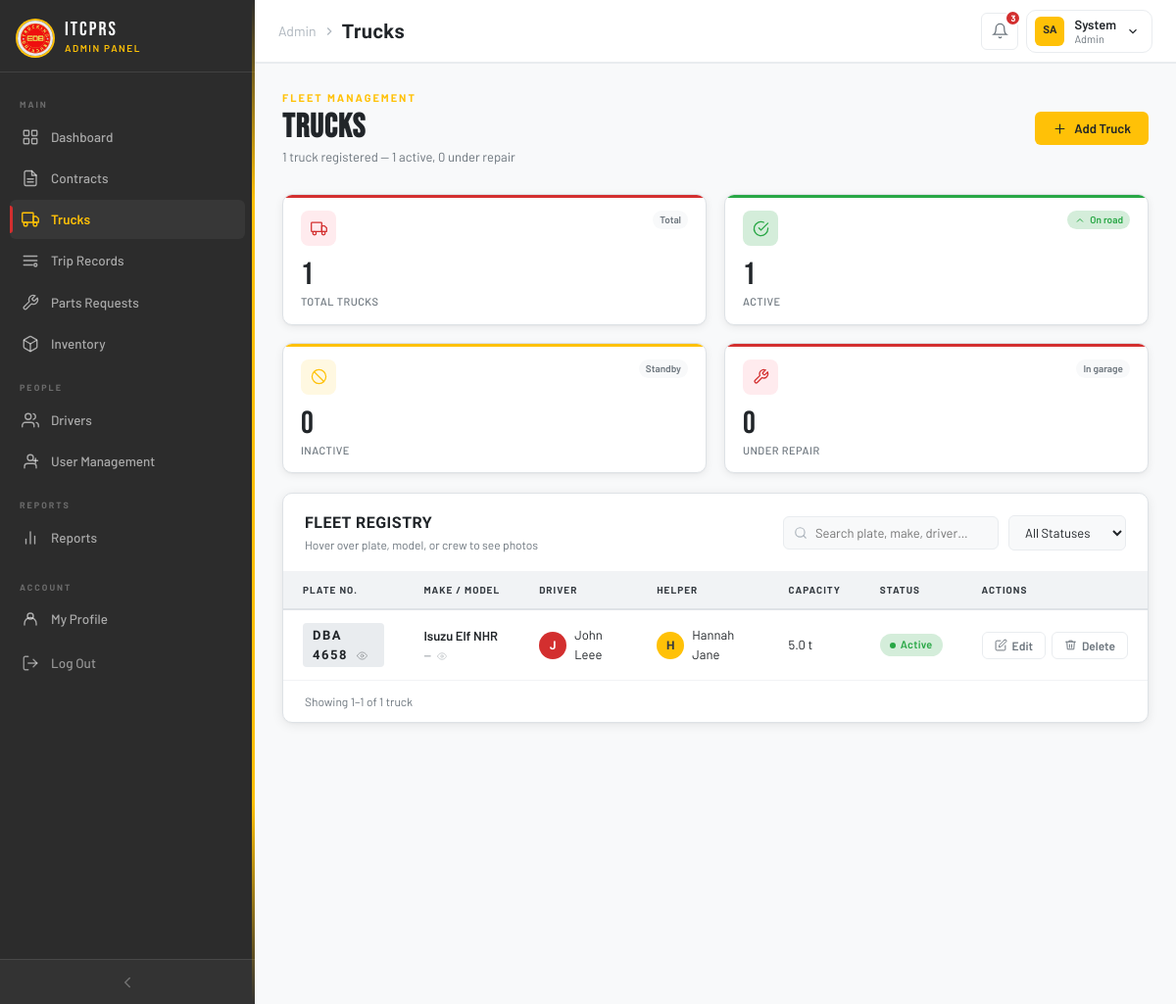
The app's page /ITCPRS/modules/trucks/trucks.php (signed in) with its own data.
### tables this page shows
CREATE TABLE `trucks` (
  `id` int UNSIGNED NOT NULL,
  `plate_number` varchar(20) NOT NULL COMMENT 'Stored uppercase, unique',
  `make` varchar(80) NOT NULL COMMENT 'e.g. Isuzu, Hino, Fuso',
  `model` varchar(80) NOT NULL COMMENT 'e.g. Elf NHR, 500 Series',
  `year` smallint DEFAULT NULL,
  `color` varchar(40) DEFAULT NULL,
  `chassis_number` varchar(50) DEFAULT NULL COMMENT 'Used by garage custodian for parts tracking',
  `engine_number` varchar(50) DEFAULT NULL,
  `capacity_tons` decimal(6,2) DEFAULT NULL COMMENT 'Payload in metric tons',
  `status` enum('active','inactive','repair') NOT NULL DEFAULT 'active',
  `notes` text,
  `photo_plate` varchar(260) DEFAULT NULL COMMENT 'Filename of plate number photo — stored in /assets/uploads/trucks/',
  `photo_truck` varchar(260) DEFAULT NULL COMMENT 'Filename of truck photo — stored in /assets/uploads/trucks/',
  `created_at` datetime NOT NULL DEFAULT CURRENT_TIMESTAMP,
  `updated_at` datetime NOT NULL DEFAULT CURRENT_TIMESTAMP ON UPDATE CURRENT_TIMESTAMP
);

### ITCPRS/includes/auth.php (called while the page is built, shortened)
<?php
function current_role(): ?string {
    return $_SESSION['user']['role'] ?? null;
}
function has_role(string|array $roles): bool {
    $allowed = is_array($roles) ? $roles : [$roles];
    return in_array(current_role(), $allowed, true);
}
function is_admin(): bool {
    return current_role() === 'admin';
}

### ITCPRS/modules/trucks/trucks.php (the view, shortened to what this page needs)
<?php
require_once __DIR__ . '/../../includes/auth.php';
function e(mixed $v): string {
  return htmlspecialchars((string) ($v ?? ''), ENT_QUOTES, 'UTF-8');
}
function truck_img_url(?string $filename): string {
  return '/assets/uploads/trucks/' . rawurlencode($filename);
}
function driver_img_url(?string $filename): string {
  if (!$filename) return '';
  return '/assets/uploads/drivers/' . rawurlencode($filename);
}
$trucks = [];
$result = mysqli_query($conn,
  "SELECT t.id, t.plate_number, t.make, t.model, t.year, t.color,
          t.chassis_number, t.engine_number, t.capacity_tons,
          t.status, t.notes,
          t.photo_plate, t.photo_truck,
          MAX(CASE WHEN td.position = 'driver' THEN td.user_id   END) AS driver_id,
          MAX(CASE WHEN td.position = 'driver' THEN u1.full_name END) AS driver_name,
          MAX(CASE WHEN td.position = 'driver' THEN u1.photo     END) AS driver_photo,
          MAX(CASE WHEN td.position = 'helper' THEN td.user_id   END) AS helper_id,
          MAX(CASE WHEN td.position = 'helper' THEN u2.full_name END) AS helper_name,
          MAX(CASE WHEN td.position = 'helper' THEN u2.photo     END) AS helper_photo
   FROM trucks t
   LEFT JOIN truck_drivers td ON td.truck_id = t.id
   LEFT JOIN users u1 ON u1.id = td.user_id AND td.position = 'driver'
   LEFT JOIN users u2 ON u2.id = td.user_id AND td.position = 'helper'
   GROUP BY t.id
   ORDER BY t.created_at DESC"
);
if ($result) {
  while ($row = mysqli_fetch_assoc($result)) $trucks[] = $row;
}
$stat_total    = count($trucks);
$stat_active   = count(array_filter($trucks, fn($t) => $t['status'] === 'active'));
$stat_inactive = count(array_filter($trucks, fn($t) => $t['status'] === 'inactive'));
$stat_repair   = count(array_filter($trucks, fn($t) => $t['status'] === 'repair'));
$per_page     = 10;
$current_page = max(1, (int) ($_GET['page'] ?? 1));
$total_pages  = max(1, (int) ceil($stat_total / $per_page));
$current_page = min($current_page, $total_pages);
$offset       = ($current_page - 1) * $per_page;
$paged_trucks = array_slice($trucks, $offset, $per_page);
$can_manage   = has_role(['admin', 'secretary']);
require_once __DIR__ . '/../../includes/admin_nav.php';
?>
<link rel="stylesheet" href="/assets/css/trucks.css" />
<div class="page-header">
  <div class="page-header-left">
    <div class="page-header-eyebrow">Fleet Management</div>
    <h1>Trucks</h1>
    <div class="page-header-sub">
      <?php echo $stat_total; ?> truck<?php echo $stat_total !== 1 ? 's' : ''; ?> registered &mdash;
      <?php echo $stat_active; ?> active, <?php echo $stat_repair; ?> under repair
    </div>
  </div>
  <?php if ($can_manage): ?>
  <div class="page-header-actions">
    <button class="btn btn-gold" id="addTruckBtn" type="button">
      <svg viewBox="0 0 24 24" fill="none" stroke="currentColor" stroke-width="1.8" stroke-linecap="round">
        <line x1="12" y1="5" x2="12" y2="19"/><line x1="5" y1="12" x2="19" y2="12"/>
      </svg>
      Add Truck
    </button>
  </div>
  <?php endif; ?>
</div>
<div class="stats-grid">
  <div class="stat-card stat-navy">
    <div class="stat-header">
      <div class="stat-icon navy">
        <svg viewBox="0 0 24 24" fill="none" stroke="currentColor" stroke-width="1.8" stroke-linecap="round" stroke-linejoin="round">
          <rect x="1" y="3" width="15" height="13" rx="1"/>
          <polygon points="16,8 20,8 23,11 23,16 16,16 16,8"/>
          <circle cx="5.5" cy="18.5" r="2.5"/><circle cx="18.5" cy="18.5" r="2.5"/>
        </svg>
      </div>
      <div class="stat-trend flat">Total</div>
    </div>
    <div class="stat-value"><?php echo $stat_total; ?></div>
    <div class="stat-label">Total Trucks</div>
  </div>
  <div class="stat-card stat-green">
    <div class="stat-header">
      <div class="stat-icon green">
        <svg viewBox="0 0 24 24" fill="none" stroke="currentColor" stroke-width="1.8" stroke-linecap="round">
          <path d="M22 11.08V12a10 10 0 1 1-5.93-9.14"/><polyline points="22,4 12,14.01 9,11.01"/>
        </svg>
      </div>
      <div class="stat-trend <?php echo $stat_active > 0 ? 'up' : 'flat'; ?>">
        <?php if ($stat_active > 0): ?><svg viewBox="0 0 24 24" fill="none" stroke="currentColor" stroke-width="2"><polyline points="18,15 12,9 6,15"/></svg><?php endif; ?>
        On road
      </div>
    </div>
    <div class="stat-value"><?php echo $stat_active; ?></div>
    <div class="stat-label">Active</div>
  </div>
  <div class="stat-card stat-gold">
    <div class="stat-header">
      <div class="stat-icon gold">
        <svg viewBox="0 0 24 24" fill="none" stroke="currentColor" stroke-width="1.8" stroke-linecap="round">
          <circle cx="12" cy="12" r="10"/><line x1="4.93" y1="4.93" x2="19.07" y2="19.07"/>
        </svg>
      </div>
      <div class="stat-trend flat">Standby</div>
    </div>
    <div class="stat-value"><?php echo $stat_inactive; ?></div>
    <div class="stat-label">Inactive</div>
  </div>
  <div class="stat-card stat-red">
    <div class="stat-header">
      <div class="stat-icon red">
        <svg viewBox="0 0 24 24" fill="none" stroke="currentColor" stroke-width="1.8" stroke-linecap="round">
          <path d="M14.7 6.3a1 1 0 0 0 0 1.4l1.6 1.6a1 1 0 0 0 1.4 0l3.77-3.77a6 6 0 0 1-7.94 7.94l-6.91 6.91a2.12 2.12 0 0 1-3-3l6.91-6.91a6 6 0 0 1 7.94-7.94l-3.76 3.76z"/>
        </svg>
      </div>
      <div class="stat-trend <?php echo $stat_repair > 0 ? 'down' : 'flat'; ?>">
        In garage
      </div>
    </div>
    <div class="stat-value"><?php echo $stat_repair; ?></div>
    <div class="stat-label">Under Repair</div>
  </div>
</div>
<div class="card">
  <div class="card-head">
    <div>
      <h2>Fleet Registry</h2>
      <div class="card-head-sub">Hover over plate, model, or crew to see photos</div>
    </div>
    <div class="trucks-toolbar">
      <div class="search-box">
        <input type="text" id="truckSearch" placeholder="Search plate, make, driver…" autocomplete="off" />
      </div>
      <select class="filter-select" id="statusFilter">
        <option value="">All Statuses</option>
      </select>
    </div>
  </div>
  <div class="card-body">
    <table class="data-table trucks-table">
      <thead>
        <tr>
          <th>Plate No.</th>
          <th>Make / Model</th>
          <th>Driver</th>
          <th>Helper</th>
          <th>Capacity</th>
          <th>Status</th>
          <?php if ($can_manage): ?><th>Actions</th><?php endif; ?>
        </tr>
      </thead>
      <tbody id="trucksTableBody">
        <?php if (empty($paged_trucks)): ?>
        <tr>
          <td colspan="<?php echo $can_manage ? 7 : 6; ?>" class="trucks-empty-cell">
            <div class="trucks-empty">
              <svg viewBox="0 0 24 24" fill="none" stroke="currentColor" stroke-linecap="round">
                <rect x="1" y="3" width="15" height="13" rx="1"/>
                <polygon points="16,8 20,8 23,11 23,16 16,16 16,8"/>
                <circle cx="5.5" cy="18.5" r="2.5"/><circle cx="18.5" cy="18.5" r="2.5"/>
              </svg>
              <p>No trucks registered yet. Click <strong>Add Truck</strong> to get started.</p>
            </div>
          </td>
        </tr>
        <?php else: foreach ($paged_trucks as $t):
          $plate_url         = truck_img_url($t['photo_plate']);
          $truck_url         = truck_img_url($t['photo_truck']);
          $driver_photo_url  = driver_img_url($t['driver_photo'] ?? null);
          $helper_photo_url  = driver_img_url($t['helper_photo'] ?? null);
        ?>
        <tr data-row
            data-plate="<?php echo e($t['plate_number']); ?>"
            data-make="<?php echo e($t['make']); ?>"
            data-model="<?php echo e($t['model']); ?>"
            data-status="<?php echo e($t['status']); ?>"
            data-driver="<?php echo e($t['driver_name'] ?? ''); ?>"
            data-helper="<?php echo e($t['helper_name'] ?? ''); ?>">
          <td data-label="Plate No.">
            <span class="plate-badge peek-trigger"
                  data-peek-type="plate"
                  data-peek-img="<?php echo e($plate_url); ?>"
                  data-peek-label="<?php echo e($t['plate_number']); ?>">
              <?php echo e($t['plate_number']); ?>
              <?php if ($plate_url): ?>
              <svg class="peek-icon" viewBox="0 0 24 24" fill="none" stroke="currentColor" stroke-width="2" stroke-linecap="round" width="11" height="11">
                <path d="M1 12s4-8 11-8 11 8 11 8-4 8-11 8-11-8-11-8z"/><circle cx="12" cy="12" r="3"/>
              </svg>
              <?php endif; ?>
            </span>
          </td>
          <td data-label="Make / Model">
            <span class="peek-trigger truck-nameplate"
                  data-peek-type="truck"
                  data-peek-img="<?php echo e($truck_url); ?>"
                  data-peek-label="<?php echo e($t['make'] . ' ' . $t['model']); ?>"
                  data-peek-sub="<?php echo e($t['year'] ? $t['year'] . ($t['color'] ? ' · ' . $t['color'] : '') : ($t['color'] ?? '')); ?>">
              <span class="truck-make"><?php echo e($t['make']); ?> <?php echo e($t['model']); ?></span>
              <span class="truck-year">
                <?php echo $t['year'] ? e($t['year']) : '—'; ?>
                <?php if ($truck_url): ?>
                <svg class="peek-icon" viewBox="0 0 24 24" fill="none" stroke="currentColor" stroke-width="2" stroke-linecap="round" width="10" height="10">
                  <path d="M1 12s4-8 11-8 11 8 11 8-4 8-11 8-11-8-11-8z"/><circle cx="12" cy="12" r="3"/>
                </svg>
                <?php endif; ?>
              </span>
            </span>
          </td>
          <td data-label="Driver">
            <?php if ($t['driver_name']): ?>
            <div class="crew-cell peek-trigger"
                 data-peek-type="crew"
                 data-peek-img="<?php echo e($driver_photo_url); ?>"
                 data-peek-label="<?php echo e($t['driver_name']); ?>"
                 data-peek-sub="Driver"
                 data-peek-role="Driver">
              <?php if ($driver_photo_url): ?>
                <img class="crew-avatar-img" src="<?php echo e($driver_photo_url); ?>"
                     alt="<?php echo e($t['driver_name']); ?>" />
              <?php else: ?>
                <div class="crew-avatar crew-driver"><?php echo e(mb_strtoupper(mb_substr($t['driver_name'], 0, 1))); ?></div>
              <?php endif; ?>
              <span><?php echo e($t['driver_name']); ?></span>
            </div>
            <?php else: ?>
              <span class="muted">—</span>
            <?php endif; ?>
          </td>
          <td data-label="Helper">
            <?php if ($t['helper_name']): ?>
            <div class="crew-cell peek-trigger"
                 data-peek-type="crew"
                 data-peek-img="<?php echo e($helper_photo_url); ?>"
                 data-peek-label="<?php echo e($t['helper_name']); ?>"
                 data-peek-sub="Helper"
                 data-peek-role="Helper">
              <?php if ($helper_photo_url): ?>
                <img class="crew-avatar-img" src="<?php echo e($helper_photo_url); ?>"
                     alt="<?php echo e($t['helper_name']); ?>" />
              <?php else: ?>
                <div class="crew-avatar crew-helper"><?php echo e(mb_strtoupper(mb_substr($t['helper_name'], 0, 1))); ?></div>
              <?php endif; ?>
              <span><?php echo e($t['helper_name']); ?></span>
            </div>
            <?php else: ?>
              <span class="muted">—</span>
            <?php endif; ?>
          </td>
          <td data-label="Capacity">
            <?php echo $t['capacity_tons'] !== null
              ? e(number_format((float)$t['capacity_tons'], 1)) . ' t'
              : '<span class="muted">—</span>'; ?>
          </td>
          <td data-label="Status">
            <?php
              $pill_map = ['active'=>'pill-green','inactive'=>'pill-amber','repair'=>'pill-red'];
              $pill_cls = $pill_map[$t['status']] ?? 'pill-navy';
              $pill_lbl = $t['status'] === 'repair' ? 'Under Repair' : ucfirst($t['status']);
            ?>
            <span class="pill <?php echo $pill_cls; ?>"><?php echo $pill_lbl; ?></span>
          </td>
          <?php if ($can_manage): ?>
          <td data-label="Actions">
            <div class="row-actions">
              <button type="button" class="btn btn-outline btn-sm btn-edit-truck" title="Edit"
                data-id="<?php echo (int)$t['id']; ?>"
                data-plate="<?php echo e($t['plate_number']); ?>"
                data-make="<?php echo e($t['make']); ?>"
                data-model="<?php echo e($t['model']); ?>"
                data-year="<?php echo e($t['year'] ?? ''); ?>"
                data-color="<?php echo e($t['color'] ?? ''); ?>"
                data-chassis="<?php echo e($t['chassis_number'] ?? ''); ?>"
                data-engine="<?php echo e($t['engine_number'] ?? ''); ?>"
                data-capacity="<?php echo e($t['capacity_tons'] ?? ''); ?>"
                data-status="<?php echo e($t['status']); ?>"
                data-notes="<?php echo e($t['notes'] ?? ''); ?>"
                data-driver-id="<?php echo (int)($t['driver_id'] ?? 0); ?>"
                data-helper-id="<?php echo (int)($t['helper_id'] ?? 0); ?>"
                data-photo-plate="<?php echo e($plate_url); ?>"
                data-photo-truck="<?php echo e($truck_url); ?>">
                <svg viewBox="0 0 24 24" fill="none" stroke="currentColor" stroke-width="1.8" stroke-linecap="round">
                  <path d="M11 4H4a2 2 0 0 0-2 2v14a2 2 0 0 0 2 2h14a2 2 0 0 0 2-2v-7"/>
                  <path d="M18.5 2.5a2.121 2.121 0 0 1 3 3L12 15l-4 1 1-4 9.5-9.5z"/>
                </svg>
                Edit
              </button>
              <?php if (is_admin()): ?>
              <button type="button" class="btn btn-outline btn-sm btn-delete-truck" title="Delete"
                data-id="<?php echo (int)$t['id']; ?>"
                data-plate="<?php echo e($t['plate_number']); ?>">
                <svg viewBox="0 0 24 24" fill="none" stroke="currentColor" stroke-width="1.8" stroke-linecap="round">
                  <polyline points="3,6 5,6 21,6"/>
                  <path d="M19 6l-1 14H6L5 6"/>
                  <path d="M10 11v6"/><path d="M14 11v6"/>
                  <path d="M9 6V4h6v2"/>
                </svg>
                Delete
              </button>
              <?php endif; ?>
            </div>
          </td>
          <?php endif; ?>
        </tr>
        <?php endforeach; endif; ?>
      </tbody>
    </table>
  </div>
  <?php if ($total_pages > 1 || $stat_total > 0): ?>
  <div class="card-foot trucks-pagination">
    <span class="pagination-info" id="countInfo">
      <?php if ($stat_total === 0): ?>No trucks found<?php else: ?>
        Showing <?php echo $offset + 1; ?>–<?php echo min($offset + $per_page, $stat_total); ?>
        of <?php echo $stat_total; ?> truck<?php echo $stat_total !== 1 ? 's' : ''; ?>
      <?php endif; ?>
    </span>
  </div>
  <?php endif; ?>
</div>
<?php require_once __DIR__ . '/../../includes/admin_nav_end.php'; ?>

### records on screen
trucks: status "1", status "0", plate_number "DBA 4658", make "Isuzu", model "Elf NHR", driver_name "J", driver_name "John Leee", helper_name "H", helper_name "Hannah Jane", capacity_tons "5.0", status "Active"

### other values on screen
$section_label "MAIN"
$item['label'] "Dashboard"
$item['label'] "Contracts"
$item['label'] "Trucks"
$item['label'] "Trip Records"
$item['label'] "Parts Requests"
$item['label'] "Inventory"
$section_label "PEOPLE"
$item['label'] "Drivers"
$item['label'] "User Management"
$section_label "REPORTS"
$item['label'] "Reports"
$page_title "Trucks"
$nav_initials "SA"
explode(' ', $nav_name)[0] "System"
